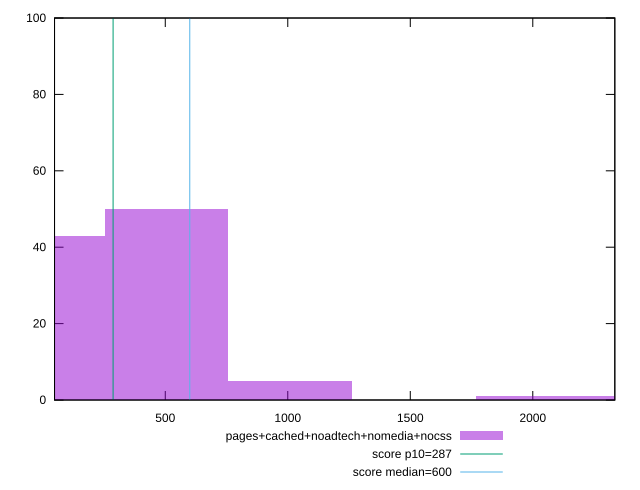

Write gnuplot code to recreate this figure.
reset

$pagesCachedNoadtechNomediaNocss <<EOF
0 43
505.00907183690003 50
1010.0181436738001 5
2020.0362873476001 1
2525.0453591845003 1
EOF

set key outside below
set boxwidth 505.00907183690003
set xrange [48:2334.86]
set yrange [0:100]
set trange [0:100]
set style fill transparent solid 0.5 noborder

set parametric
set terminal svg size 640, 490 enhanced background rgb 'white'
set output "report_00013_2021-02-09T12-04-24.940Z/total-blocking-time/comparison/histogram/4_vs_5.svg"

plot $pagesCachedNoadtechNomediaNocss title "pages+cached+noadtech+nomedia+nocss" with boxes, \
     287,t title "score p10=287", \
     600,t title "score median=600"

reset
